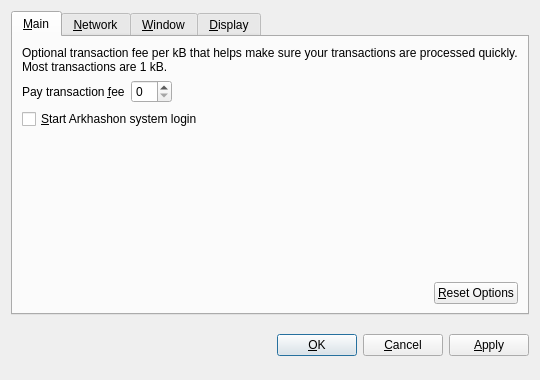
<?xml version="1.0" encoding="UTF-8"?>
<ui version="4.0">
 <class>OptionsDialog</class>
 <widget class="QDialog" name="OptionsDialog">
  <property name="geometry">
   <rect>
    <x>0</x>
    <y>0</y>
    <width>540</width>
    <height>380</height>
   </rect>
  </property>
  <property name="windowTitle">
   <string>Options</string>
  </property>
  <property name="modal">
   <bool>true</bool>
  </property>
  <layout class="QVBoxLayout" name="verticalLayout">
   <item>
    <widget class="QTabWidget" name="tabWidget">
     <property name="tabPosition">
      <enum>QTabWidget::North</enum>
     </property>
     <property name="currentIndex">
      <number>0</number>
     </property>
     <widget class="QWidget" name="tabMain">
      <attribute name="title">
       <string>&amp;Main</string>
      </attribute>
      <layout class="QVBoxLayout" name="verticalLayout_Main">
       <item>
        <widget class="QLabel" name="transactionFeeInfoLabel">
         <property name="text">
          <string>Optional transaction fee per kB that helps make sure your transactions are processed quickly. Most transactions are 1 kB.</string>
         </property>
         <property name="textFormat">
          <enum>Qt::PlainText</enum>
         </property>
         <property name="wordWrap">
          <bool>true</bool>
         </property>
        </widget>
       </item>
       <item>
        <layout class="QHBoxLayout" name="horizontalLayout_1_Main">
         <item>
          <widget class="QLabel" name="transactionFeeLabel">
           <property name="text">
            <string>Pay transaction &amp;fee</string>
           </property>
           <property name="textFormat">
            <enum>Qt::PlainText</enum>
           </property>
           <property name="buddy">
            <cstring>transactionFee</cstring>
           </property>
          </widget>
         </item>
         <item>
          <widget class="BitcoinAmountField" name="transactionFee"/>
         </item>
         <item>
          <spacer name="horizontalSpacer_1_Main">
           <property name="orientation">
            <enum>Qt::Horizontal</enum>
           </property>
           <property name="sizeHint" stdset="0">
            <size>
             <width>40</width>
             <height>20</height>
            </size>
           </property>
          </spacer>
         </item>
        </layout>
       </item>
       <item>
        <widget class="QCheckBox" name="bitcoinAtStartup">
         <property name="toolTip">
          <string>Automatically start Arkhashafter logging in to the system.</string>
         </property>
         <property name="text">
          <string>&amp;Start Arkhashon system login</string>
         </property>
        </widget>
       </item>
       <item>
        <spacer name="verticalSpacer_Main">
         <property name="orientation">
          <enum>Qt::Vertical</enum>
         </property>
         <property name="sizeHint" stdset="0">
          <size>
           <width>20</width>
           <height>40</height>
          </size>
         </property>
        </spacer>
       </item>
       <item>
        <layout class="QHBoxLayout" name="horizontalLayout_2_Main">
         <item>
          <spacer name="horizontalSpacer_2_Main">
           <property name="orientation">
            <enum>Qt::Horizontal</enum>
           </property>
           <property name="sizeHint" stdset="0">
            <size>
             <width>40</width>
             <height>20</height>
            </size>
           </property>
          </spacer>
         </item>
         <item>
          <widget class="QPushButton" name="resetButton">
           <property name="toolTip">
            <string>Reset all client options to default.</string>
           </property>
           <property name="text">
            <string>&amp;Reset Options</string>
           </property>
           <property name="autoDefault">
            <bool>false</bool>
           </property>
          </widget>
         </item>
        </layout>
       </item>
      </layout>
     </widget>
     <widget class="QWidget" name="tabNetwork">
      <attribute name="title">
       <string>&amp;Network</string>
      </attribute>
      <layout class="QVBoxLayout" name="verticalLayout_Network">
       <item>
        <widget class="QCheckBox" name="mapPortUpnp">
         <property name="toolTip">
          <string>Automatically open the Bitcoin client port on the router. This only works when your router supports UPnP and it is enabled.</string>
         </property>
         <property name="text">
          <string>Map port using &amp;UPnP</string>
         </property>
        </widget>
       </item>
       <item>
        <widget class="QCheckBox" name="connectSocks">
         <property name="toolTip">
          <string>Connect to the Bitcoin network through a SOCKS proxy (e.g. when connecting through Tor).</string>
         </property>
         <property name="text">
          <string>&amp;Connect through SOCKS proxy:</string>
         </property>
        </widget>
       </item>
       <item>
        <layout class="QHBoxLayout" name="horizontalLayout_Network">
         <item>
          <widget class="QLabel" name="proxyIpLabel">
           <property name="text">
            <string>Proxy &amp;IP:</string>
           </property>
           <property name="textFormat">
            <enum>Qt::PlainText</enum>
           </property>
           <property name="buddy">
            <cstring>proxyIp</cstring>
           </property>
          </widget>
         </item>
         <item>
          <widget class="QValidatedLineEdit" name="proxyIp">
           <property name="maximumSize">
            <size>
             <width>140</width>
             <height>16777215</height>
            </size>
           </property>
           <property name="toolTip">
            <string>IP address of the proxy (e.g. 127.0.0.1)</string>
           </property>
          </widget>
         </item>
         <item>
          <widget class="QLabel" name="proxyPortLabel">
           <property name="text">
            <string>&amp;Port:</string>
           </property>
           <property name="textFormat">
            <enum>Qt::PlainText</enum>
           </property>
           <property name="buddy">
            <cstring>proxyPort</cstring>
           </property>
          </widget>
         </item>
         <item>
          <widget class="QLineEdit" name="proxyPort">
           <property name="maximumSize">
            <size>
             <width>55</width>
             <height>16777215</height>
            </size>
           </property>
           <property name="toolTip">
            <string>Port of the proxy (e.g. 9050)</string>
           </property>
          </widget>
         </item>
         <item>
          <widget class="QLabel" name="socksVersionLabel">
           <property name="text">
            <string>SOCKS &amp;Version:</string>
           </property>
           <property name="textFormat">
            <enum>Qt::PlainText</enum>
           </property>
           <property name="buddy">
            <cstring>socksVersion</cstring>
           </property>
          </widget>
         </item>
         <item>
          <widget class="QValueComboBox" name="socksVersion">
           <property name="toolTip">
            <string>SOCKS version of the proxy (e.g. 5)</string>
           </property>
          </widget>
         </item>
         <item>
          <spacer name="horizontalSpacer_Network">
           <property name="orientation">
            <enum>Qt::Horizontal</enum>
           </property>
           <property name="sizeHint" stdset="0">
            <size>
             <width>40</width>
             <height>20</height>
            </size>
           </property>
          </spacer>
         </item>
        </layout>
       </item>
       <item>
        <spacer name="verticalSpacer_Network">
         <property name="orientation">
          <enum>Qt::Vertical</enum>
         </property>
         <property name="sizeHint" stdset="0">
          <size>
           <width>20</width>
           <height>40</height>
          </size>
         </property>
        </spacer>
       </item>
      </layout>
     </widget>
     <widget class="QWidget" name="tabWindow">
      <attribute name="title">
       <string>&amp;Window</string>
      </attribute>
      <layout class="QVBoxLayout" name="verticalLayout_Window">
       <item>
        <widget class="QCheckBox" name="minimizeToTray">
         <property name="toolTip">
          <string>Show only a tray icon after minimizing the window.</string>
         </property>
         <property name="text">
          <string>&amp;Minimize to the tray instead of the taskbar</string>
         </property>
        </widget>
       </item>
       <item>
        <widget class="QCheckBox" name="minimizeOnClose">
         <property name="toolTip">
          <string>Minimize instead of exit the application when the window is closed. When this option is enabled, the application will be closed only after selecting Quit in the menu.</string>
         </property>
         <property name="text">
          <string>M&amp;inimize on close</string>
         </property>
        </widget>
       </item>
       <item>
        <spacer name="verticalSpacer_Window">
         <property name="orientation">
          <enum>Qt::Vertical</enum>
         </property>
         <property name="sizeHint" stdset="0">
          <size>
           <width>20</width>
           <height>40</height>
          </size>
         </property>
        </spacer>
       </item>
      </layout>
     </widget>
     <widget class="QWidget" name="tabDisplay">
      <attribute name="title">
       <string>&amp;Display</string>
      </attribute>
      <layout class="QVBoxLayout" name="verticalLayout_Display">
       <item>
        <layout class="QHBoxLayout" name="horizontalLayout_1_Display">
         <item>
          <widget class="QLabel" name="langLabel">
           <property name="text">
            <string>User Interface &amp;language:</string>
           </property>
           <property name="textFormat">
            <enum>Qt::PlainText</enum>
           </property>
           <property name="buddy">
            <cstring>lang</cstring>
           </property>
          </widget>
         </item>
         <item>
          <widget class="QValueComboBox" name="lang">
           <property name="toolTip">
            <string>The user interface language can be set here. This setting will take effect after restarting Bitcoin.</string>
           </property>
          </widget>
         </item>
        </layout>
       </item>
       <item>
        <layout class="QHBoxLayout" name="horizontalLayout_2_Display">
         <item>
          <widget class="QLabel" name="unitLabel">
           <property name="text">
            <string>&amp;Unit to show amounts in:</string>
           </property>
           <property name="textFormat">
            <enum>Qt::PlainText</enum>
           </property>
           <property name="buddy">
            <cstring>unit</cstring>
           </property>
          </widget>
         </item>
         <item>
          <widget class="QValueComboBox" name="unit">
           <property name="toolTip">
            <string>Choose the default subdivision unit to show in the interface and when sending coins.</string>
           </property>
          </widget>
         </item>
        </layout>
       </item>
       <item>
        <widget class="QCheckBox" name="displayAddresses">
         <property name="toolTip">
          <string>Whether to show Bitcoin addresses in the transaction list or not.</string>
         </property>
         <property name="text">
          <string>&amp;Display addresses in transaction list</string>
         </property>
        </widget>
       </item>
       <item>
        <spacer name="verticalSpacer_Display">
         <property name="orientation">
          <enum>Qt::Vertical</enum>
         </property>
         <property name="sizeHint" stdset="0">
          <size>
           <width>20</width>
           <height>40</height>
          </size>
         </property>
        </spacer>
       </item>
      </layout>
     </widget>
    </widget>
   </item>
   <item>
    <layout class="QHBoxLayout" name="horizontalLayout_Buttons">
     <item>
      <spacer name="horizontalSpacer_1">
       <property name="orientation">
        <enum>Qt::Horizontal</enum>
       </property>
       <property name="sizeHint" stdset="0">
        <size>
         <width>40</width>
         <height>48</height>
        </size>
       </property>
      </spacer>
     </item>
     <item>
      <widget class="QLabel" name="statusLabel">
       <property name="font">
        <font>
         <weight>75</weight>
         <bold>true</bold>
        </font>
       </property>
       <property name="text">
        <string/>
       </property>
       <property name="textFormat">
        <enum>Qt::PlainText</enum>
       </property>
       <property name="wordWrap">
        <bool>true</bool>
       </property>
      </widget>
     </item>
     <item>
      <spacer name="horizontalSpacer_2">
       <property name="orientation">
        <enum>Qt::Horizontal</enum>
       </property>
       <property name="sizeHint" stdset="0">
        <size>
         <width>40</width>
         <height>48</height>
        </size>
       </property>
      </spacer>
     </item>
     <item>
      <widget class="QPushButton" name="okButton">
       <property name="text">
        <string>&amp;OK</string>
       </property>
      </widget>
     </item>
     <item>
      <widget class="QPushButton" name="cancelButton">
       <property name="text">
        <string>&amp;Cancel</string>
       </property>
       <property name="autoDefault">
        <bool>false</bool>
       </property>
      </widget>
     </item>
     <item>
      <widget class="QPushButton" name="applyButton">
       <property name="text">
        <string>&amp;Apply</string>
       </property>
       <property name="autoDefault">
        <bool>false</bool>
       </property>
      </widget>
     </item>
    </layout>
   </item>
  </layout>
 </widget>
 <customwidgets>
  <customwidget>
   <class>BitcoinAmountField</class>
   <extends>QSpinBox</extends>
   <header>bitcoinamountfield.h</header>
  </customwidget>
  <customwidget>
   <class>QValueComboBox</class>
   <extends>QComboBox</extends>
   <header>qvaluecombobox.h</header>
  </customwidget>
  <customwidget>
   <class>QValidatedLineEdit</class>
   <extends>QLineEdit</extends>
   <header>qvalidatedlineedit.h</header>
  </customwidget>
 </customwidgets>
 <resources/>
 <connections/>
</ui>
